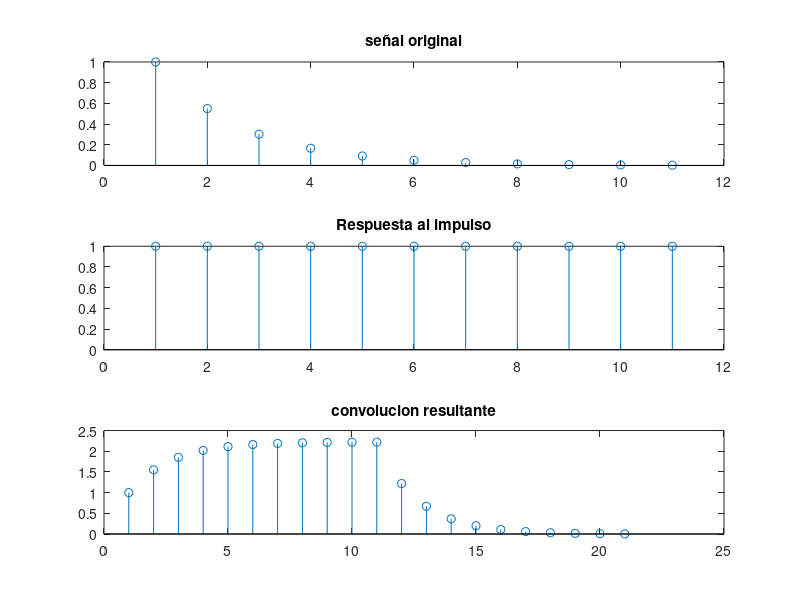

The MATLAB source for this figure:
n=-3:7; %definimos un rango para la grafica
x=0.55.^(n+3); %definimos la funcion x
h=[1 1 1 1 1 1 1 1 1 1 1]; %definimos un arreglo
y=conv(h,x); %definimos la funcion z
subplot(311); %esto nos permite tener las tres graficas en la misma imagen
stem(x) %se usa para secuencias disecretas
title('señal original'); %titulo de la funcion
subplot(312); %esto nos permite tener las tres graficas en la misma imagen
stem(h) %se usa para secuencias disecretas
title('Respuesta al impulso') % titulo de la funcion y
subplot(313); %esto nos permite tener las tres graficas en la misma imagen
stem(y) %se usa para secuencias disecretas
title('convolucion resultante'); % titulo de la funcion y
